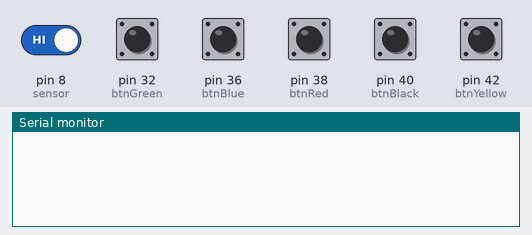
The sketch below on a simulated Arduino Mega 2560, built with avr-gcc and run on an emulated ATmega2560. Parts: the last lines printed to the serial monitor. The test bench sets the inputs (shaded band); at power-on: pin 8 (sensor), pin 32 (btnGreen), pin 36 (btnBlue), pin 38 (btnRed), pin 40 (btnBlack), pin 42 (btnYellow) HIGH.

Above: at 1.2 s.
1.3 s: pin 8 (sensor) driven LOW
At 1.42 s:
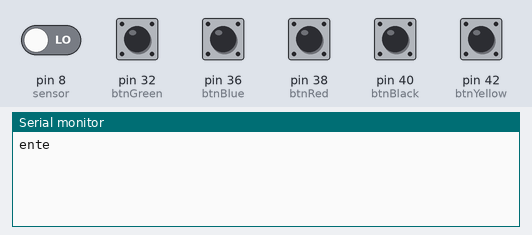
3.3 s: pin 32 (btnGreen) pulled LOW for 0.15 s
At 3.72 s:
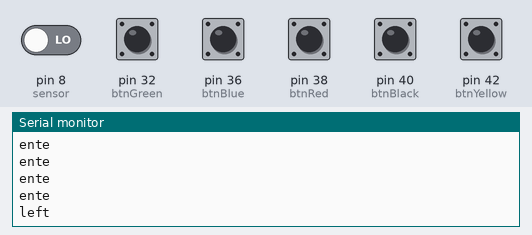
4.9 s: pin 36 (btnBlue) pulled LOW for 0.15 s
At 5.32 s:
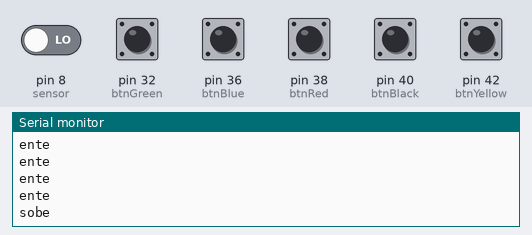
6.5 s: pin 38 (btnRed) pulled LOW for 0.15 s
At 6.92 s:
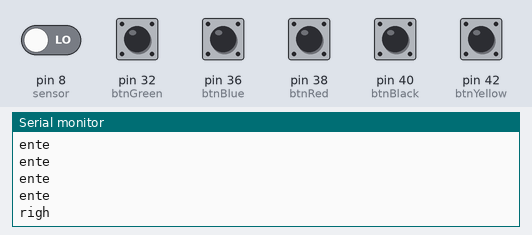
8.1 s: pin 42 (btnYellow) pulled LOW for 0.15 s
At 8.52 s:
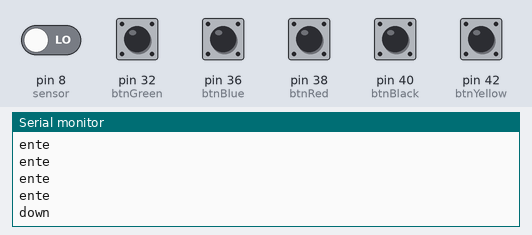

Measured:
- after the input at 1.3 s, the serial monitor: prints a new line at once (image 1)
- after the input at 3.3 s, the serial monitor: prints a new line after 0.13 s (image 2)
- after the input at 4.9 s, the serial monitor: prints a new line after 0.13 s (image 3)
- after the input at 6.5 s, the serial monitor: prints a new line after 0.13 s (image 4)
- after the input at 8.1 s, the serial monitor: prints a new line after 0.13 s (image 5)

The sketch:

detectar-pilha.ino
```cpp
int sensor = 8;
int btnRed = 38;
int btnBlue = 36;
int btnGreen = 32;
int btnYellow = 42;
int btnBlack = 40;
int sensor_sts;

bool stateBtnRed;
bool stateBtnBlue;
bool stateBtnGreen;
bool stateBtnYellow;
bool stateBtnBlack;


void setup() {
  Serial.begin(9600);
  pinMode(sensor_sts, INPUT);
  pinMode(btnRed, INPUT_PULLUP);
  pinMode(btnBlue, INPUT_PULLUP);
  pinMode(btnGreen, INPUT_PULLUP);
  pinMode(btnYellow, INPUT_PULLUP);
  pinMode(btnBlack, INPUT_PULLUP);
}

void loop() {
  stateBtnRed = digitalRead(btnRed);
  stateBtnBlue = digitalRead(btnBlue);
  stateBtnGreen = digitalRead(btnGreen);
  stateBtnYellow = digitalRead(btnYellow);
  stateBtnBlack = digitalRead(btnBlack);
  sensor_sts = digitalRead(sensor);

  if (!sensor_sts) {
    Serial.println("ente");
    delay(125);
  }

  if (stateBtnRed == LOW) {
    Serial.println("righ");
    delay(475);
  } else if (stateBtnBlue == LOW) {
    Serial.println("sobe");
    delay(475);
  } else if (stateBtnGreen == LOW) {
    Serial.println("left");
    delay(475);
  } else if (stateBtnYellow == LOW) {
    Serial.println("down");
    delay(475);
  }
}
```
